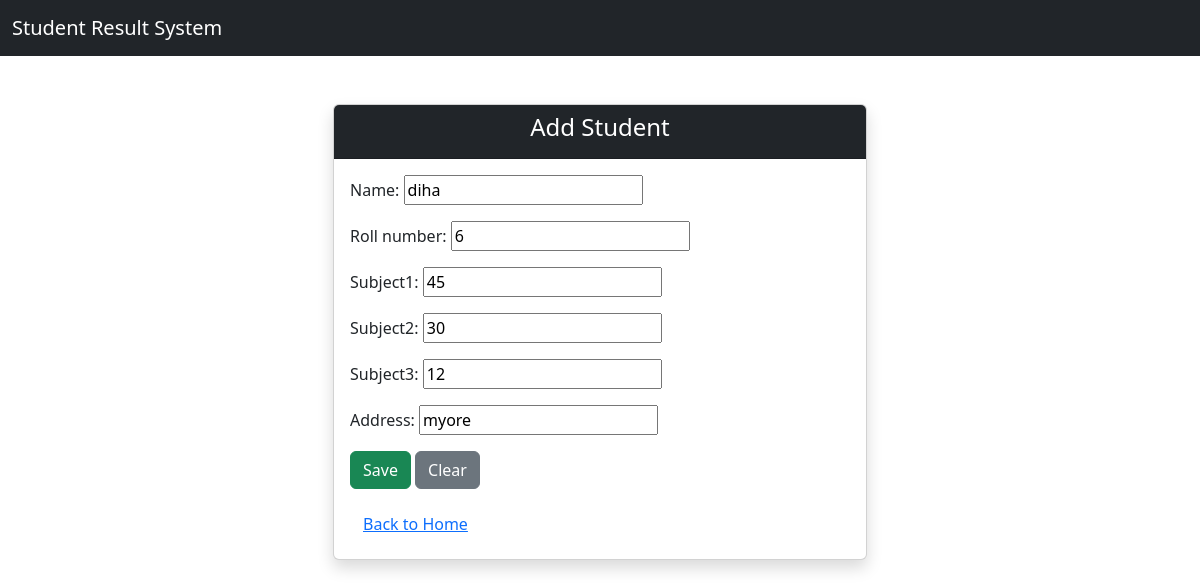
/edit/8/ (signed in), run on the app's committed database.
### results/models.py (models this page shows, shortened)
class Student(models.Model):
    name = models.CharField(max_length=100)
    roll_number = models.PositiveIntegerField(unique=True)
    subject1 = models.PositiveIntegerField()
    subject2 = models.PositiveIntegerField()
    subject3 = models.PositiveIntegerField()
    address = models.CharField(max_length=50)

### results/views.py (the view)
# urls.py: path('edit/<int:id>/', views.edit_student, name='edit_student'),
@login_required
def edit_student(request, id):
    student = get_object_or_404(Student, id=id)
    if request.method == 'POST':
        form = StudentForm(request.POST, instance=student)
        if form.is_valid():
            form.save()
            return redirect('student_list')
    else:
        form = StudentForm(instance=student)
    return render(request, 'results/add_student.html', {'form': form})

### results/forms.py
class StudentForm(forms.ModelForm):
    class Meta:
        model = Student
        fields = '__all__'

### results/templates/results/add_student.html (shortened to what this page needs)
{% extends 'results/base.html' %}
{% block content %}
<div class="container mt-5">
    <div class="row justify-content-center">
        <div class="col-md-6">
            <div class="card shadow">
                <div class="card-header bg-dark text-white text-center">
                    <h4>Add Student</h4>
                </div>
                <div class="card-body">
                    <form method="POST">
                        {{ form.as_p }}
                        <button type="submit" class="btn btn-success">Save</button>
                        <button type="reset" class="btn btn-secondary">Clear</button>
                    </form>
                    <a href="/" class="btn btn-link mt-3">Back to Home</a>
                </div>
            </div>
        </div>
    </div>
</div>
{% endblock %}

### data on the page
Student: name "diha", roll_number "6", subject1 "45", subject2 "30", subject3 "12", address "myore"
